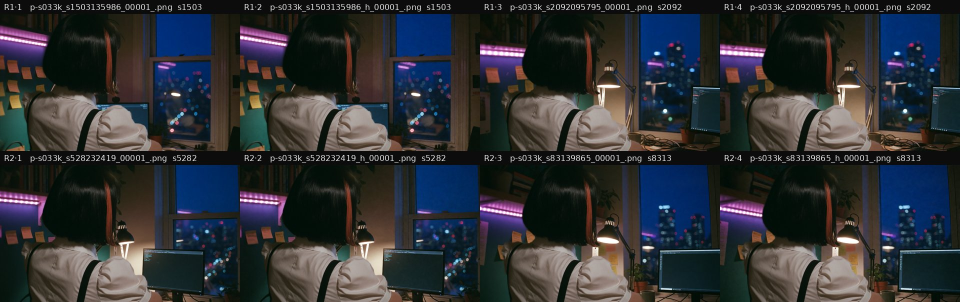
#> input picture production/images/sheets/colour-s033.jpg, 1920 x 604 px, given in place of sheets, which was not available (shown at 1/2 size)
$ python contact.py out.png ../images/sheets
#> lines starting #> are read from the running program, lines starting #| are printed output that depends on the picture
#!/usr/bin/env python3
"""Contact sheet: a numbered grid of images with their file names, small enough to commit.

    ~/ComfyUI/venv/bin/python production/tools/contact.py out.jpg media/plates/t1-*.png media/plates/t2-*.png [--cols 2]
"""

import argparse

from PIL import Image, ImageDraw, ImageFont


def main():
    ap = argparse.ArgumentParser()
    ap.add_argument("out")
    ap.add_argument("images", nargs="+")
    ap.add_argument("--cols", type=int, default=2)
    ap.add_argument("--width", type=int, default=720, help="cell width in px")
    a = ap.parse_args()
    ims = [Image.open(p).convert("RGB") for p in a.images]
#> ims = 1 item
    cw = a.width
    ch = max(round(cw * im.height / im.width) for im in ims)
#> ch = 226
    label = 28
    rows = (len(ims) + a.cols - 1) // a.cols
#> rows = 1
    sheet = Image.new("RGB", (a.cols * cw, rows * (ch + label)), (12, 12, 12))
#> sheet: PIL image 1440x254 RGB; every value is 12
    d = ImageDraw.Draw(sheet)
    try:
        font = ImageFont.truetype("DejaVuSans.ttf", 16)
    except OSError:
        font = ImageFont.load_default()
    for i, (im, path) in enumerate(zip(ims, a.images)):
        x, y = (i % a.cols) * cw, (i // a.cols) * (ch + label)
        sheet.paste(im.resize((cw, round(cw * im.height / im.width))), (x, y + label))
        # short labels Lati can read on screen: row·image and the plate id (23 Oct: long file names overlapped)
        name = path.rsplit('/', 1)[-1]
        short = name.split("_claudia")[0] + ("  s" + name.split("_s")[-1].split("_")[0][:4] if "_s" in name else "")
        d.text((x + 8, y + 5), f"R{i // a.cols + 1}·{i % a.cols + 1}   {short}", fill=(230, 230, 230), font=font)
#> this loop made 1 pass
#> (path, x, y, name, short) on pass 1: ('../images/sheets', 0, 0, 'sheets', 'sheets')
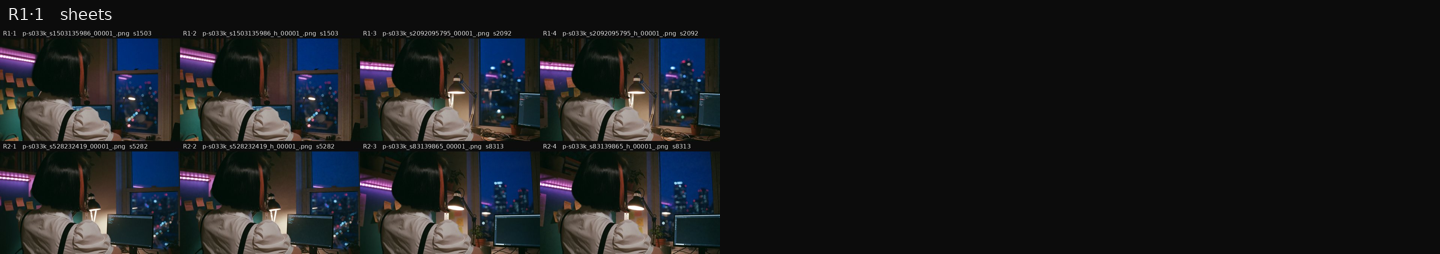
#> sheet: PIL image 1440x254 RGB; mean R, G, B 28, 29.1, 30.8
    sheet.save(a.out, quality=85)
    print(a.out, sheet.size)
#| out.png (1440, 254)


if __name__ == "__main__":
    main()

$ run again, on production/images/sheets/colour-test-3.jpg
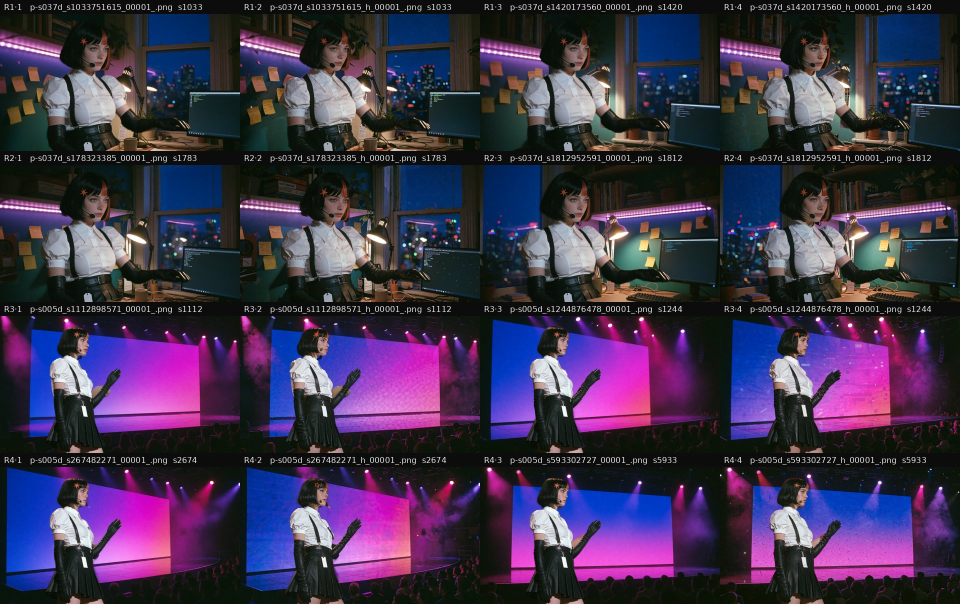
#> input picture production/images/sheets/colour-test-3.jpg, 1920 x 1208 px, given in place of sheets, which was not available (shown at 1/2 size)
#> ims = 1 item
#> ch = 453
#> rows = 1
#> the loop in main, `for i, (im, path) in enumerate(zip(ims, a.images)):` made 1 pass
#> (path, x, y, name, short) on pass 1: ('../images/sheets', 0, 0, 'sheets', 'sheets')
#> after the loop in main, `for i, (im, path) in enumerate(zip(ims, a.images)):`:
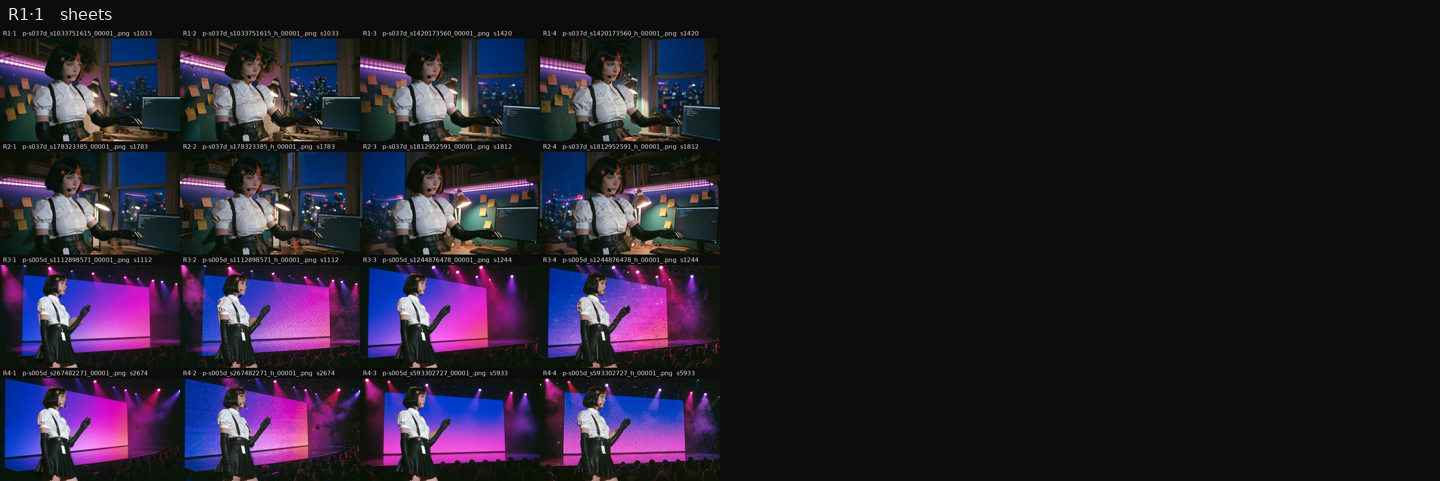
#> sheet: PIL image 1440x481 RGB; mean R, G, B 36.3, 30.5, 43.2
#| out.png (1440, 481)

$ run again, on production/images/sheets/colour-test.jpg
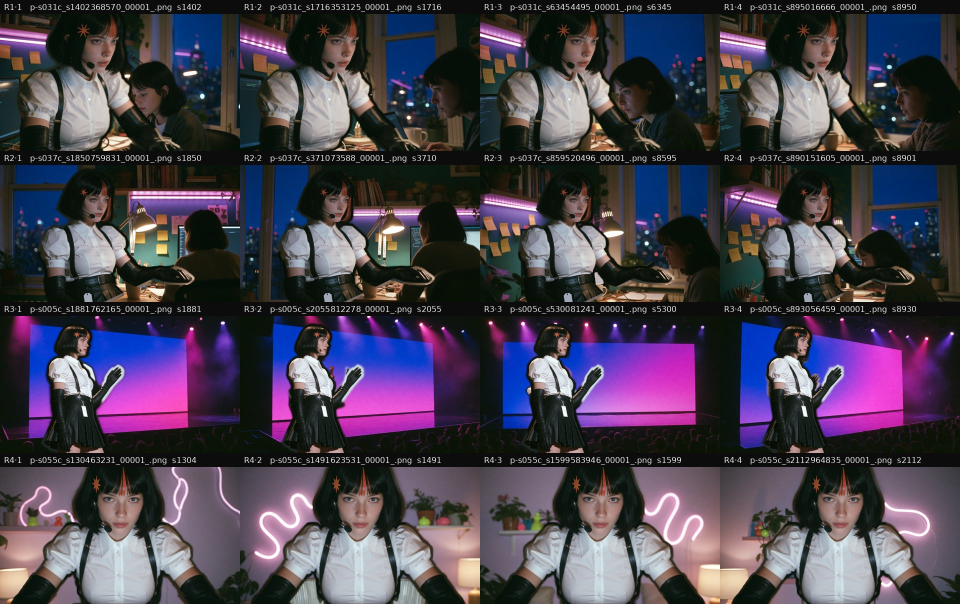
#> input picture production/images/sheets/colour-test.jpg, 1920 x 1208 px, given in place of sheets, which was not available (shown at 1/2 size)
#> ims = 1 item
#> ch = 453
#> rows = 1
#> the loop in main, `for i, (im, path) in enumerate(zip(ims, a.images)):` made 1 pass
#> (path, x, y, name, short) on pass 1: ('../images/sheets', 0, 0, 'sheets', 'sheets')
#> after the loop in main, `for i, (im, path) in enumerate(zip(ims, a.images)):`:
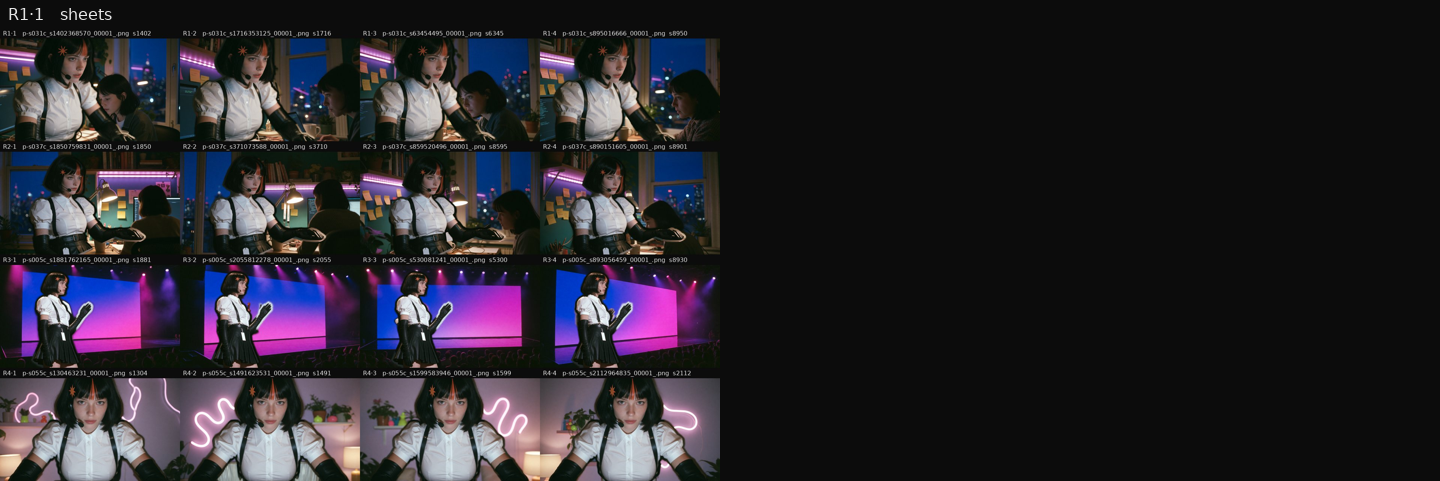
#> sheet: PIL image 1440x481 RGB; mean R, G, B 40.6, 37.1, 43.9
#| out.png (1440, 481)
